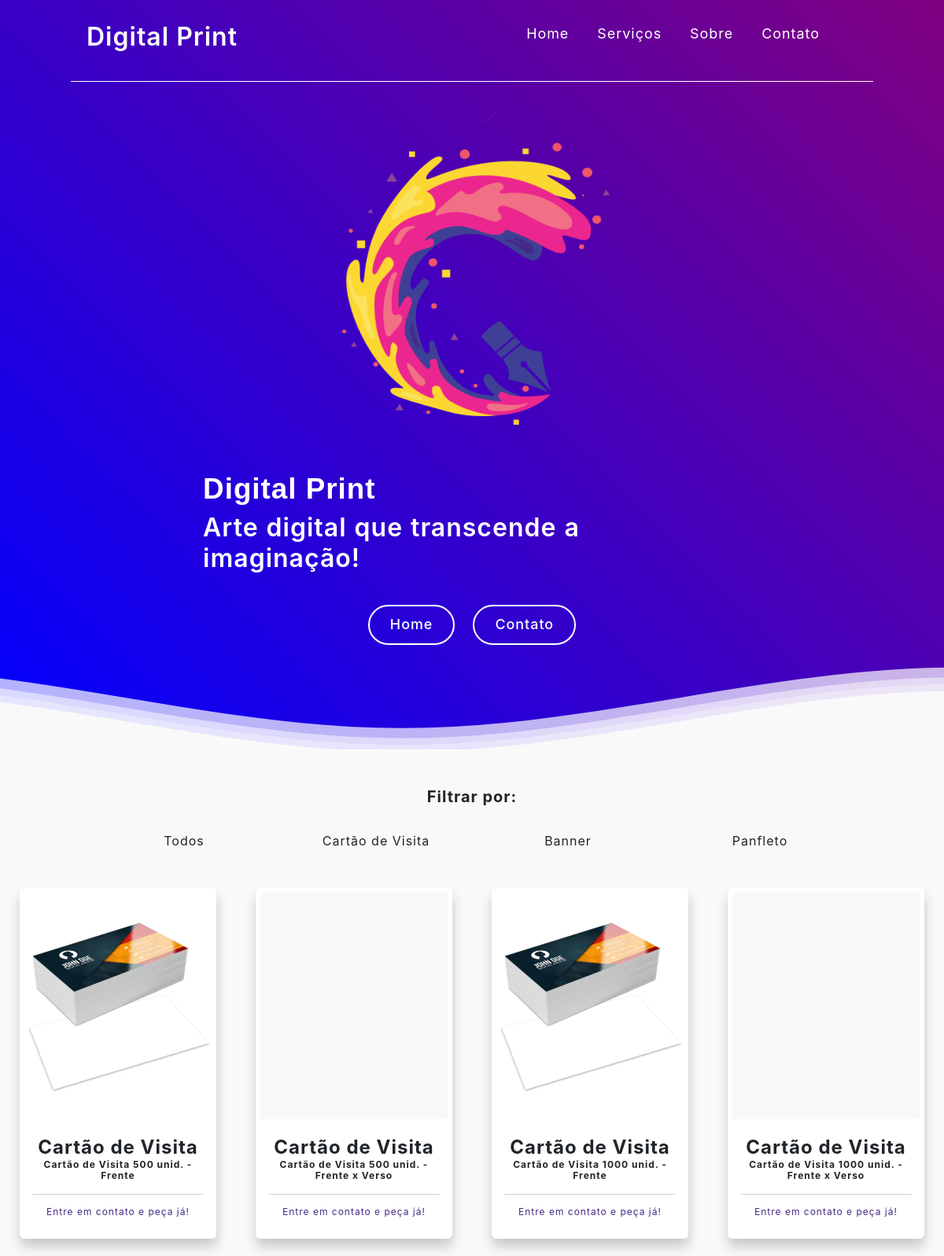
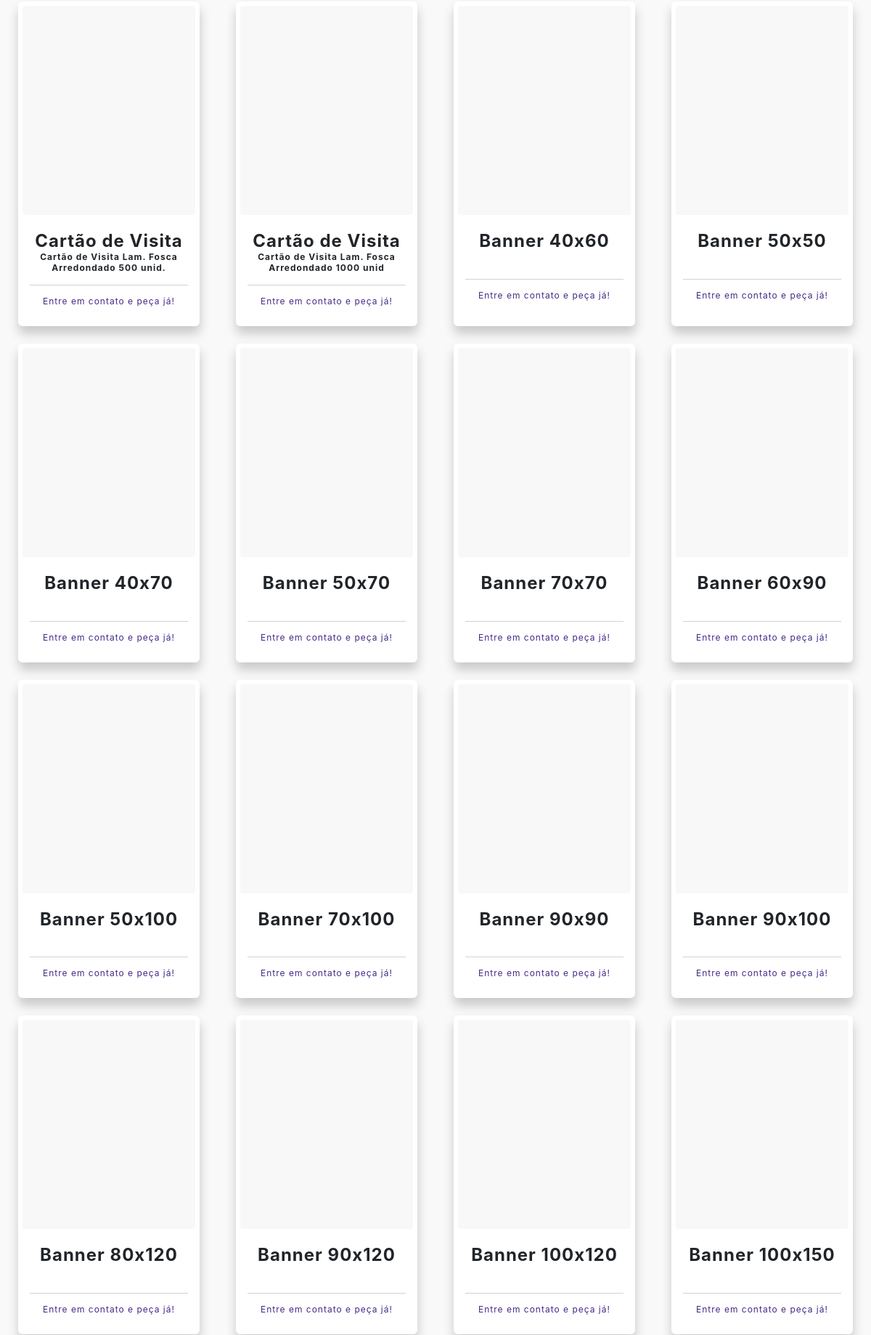
The page /Portifolio/serviços.php (upper part) on the database its author committed (2 pictures, top to bottom).
### tables this page shows
CREATE TABLE `produtos` (
  `codPro` int(5) NOT NULL,
  `codCat` int(5) NOT NULL,
  `nomeExib` varchar(50) NOT NULL,
  `nomeCat` varchar(50) NOT NULL,
  `medida` varchar(50) NOT NULL,
  `valor` decimal(10,0) NOT NULL,
  `imagem` text NOT NULL
);

### Portifolio/serviços.php (the view, shortened to what this page needs)
<?php
$conexao = novaConexao();
try {
    $sql = "SELECT * FROM produtos";
    $stmt = $conexao->prepare($sql);
    $stmt->execute();
    $todosProdutos = $stmt->fetchAll(PDO::FETCH_ASSOC);
    $sql_filtraCat = "SELECT DISTINCT nomeExib FROM produtos";
    $stmt = $conexao->prepare($sql_filtraCat);
    $stmt->execute();
    $filtraCat = $stmt->fetchAll(PDO::FETCH_ASSOC);
    $resultados = $todosProdutos;
} catch (PDOException $e) {
    echo "<p>Erro na conexão: " . $e->getMessage() . "</p>";
}
?>
<!DOCTYPE html>
<html lang="pt-br">
<head>
    <link href="https://cdn.jsdelivr.net/npm/bootstrap@5.3.0/dist/css/bootstrap.min.css" rel="stylesheet">
    <link rel="stylesheet" href="style.css?v=1.2">
    <link rel="stylesheet" href="https://cdn.jsdelivr.net/npm/swiper@11/swiper-bundle.min.css">
    <link rel="stylesheet" href="https://cdn.jsdelivr.net/npm/swiper@11/swiper-bundle.min.css" />
    <link rel="stylesheet" href="https://cdnjs.cloudflare.com/ajax/libs/font-awesome/6.6.0/css/all.min.css">
    <link rel="stylesheet" href="https://cdn.jsdelivr.net/npm/swiper@11/swiper-bundle.min.css" />
</head>
<body>
    <header class="headline">
        <div class="linha" style="border-bottom: white solid 1px;">
            <nav class="navbar navbar-expand-md">
                <a href="index.php" class="nav-logo">
                    <h2 class="logo-text">Digital Print</h2>
                </a>
                <div class="collapse navbar-collapse justify-content-end" id="navegacao">
                    <ul class="nav-menu d-none d-md-flex ml-auto">
                        <li class="nav-item">
                            <a href="index.php" class="nav-link">Home</a>
                        </li>
                        <li class="nav-item">
                            <a href="serviços.php" class="nav-link">Serviços</a>
                        </li>
                        <li class="nav-item">
                            <a href="index.php#sobre" class="nav-link">Sobre</a>
                        </li>
                        <li class="nav-item">
                            <a href="ctt.php" class="nav-link">Contato</a>
                        </li>
                    </ul>
                </div>
            </nav>
        </div>
    </header>
    <main>
        <section class="hero-section">
            <div class="section-content efeito-hero-topo">
                <div class="hero-details">
                    <h2 class="title">Digital Print</h2>
                    <h3 class="subtitle">
                        Arte digital que transcende a imaginação!
                    </h3>
                    <div class="buttons">
                        <a href="index.php" class="button contact-us">Home</a>
                        <a href="ctt.php" class="button contact-us">Contato</a>
                    </div>
                </div>
                <div class="hero-image-wrapper">
                    <img src="img/inovadorV2.png" class="hero-image-2 Principal" />
                </div>
            </div>
            <div>
            </div>
        </section>
    </main>
    <main class="mb-5" id="galeria">
        <div class="container-fluid mb-4 mt-5">
            <div class="row justify-content-center text-center">
                <div class="dropdown">
                    <form method="POST">
                        <h5><strong>Filtrar por:</strong></h5>
                        <div class="row justify-content-center text-center">
                            <?php
                            echo '<div class="row justify-content-center filtro">';
                            echo '<div class="col-4 col-sm-3 col-md-2 m-4"><button type="submit" class="dropdown-item btnFiltro" name="limpar">Todos</button></div>';
                            foreach ($filtraCat as $registro) {
                                ?>
                                <div class="col-4 col-sm-3 col-md-2 m-4">
                                    <button type="submit" class="dropdown-item btnFiltro" name="filtraCat"
                                        value="<?php echo htmlspecialchars($registro['nomeExib']); ?>">
                                        <?php echo htmlspecialchars($registro['nomeExib']); ?>
                                    </button>
                                </div>
                                <?php
                            }
                            echo '</div>';
                            ?>
                        </div>
                    </form>
                </div>
            </div>
        </div>
        <div class="container-fluid">
            <div class="row justify-content-center text-center">
                <?php
                $contagem2 = 0;
                foreach ($resultados as $resultado) {
                    $imagem = !empty($resultado['imagem']) ? htmlspecialchars($resultado['imagem']) : 'img1/default.jpg';
                    if ($contagem2 % 4 === 0 && $contagem2 > 0) {
                        echo '</div><div class="row justify-content-center text-center">';
                    }
                    ?>
                    <div class="mb-4 servicoImgs col-sm-12 col-xl-3">
                        <div class="card">
                            <div class="card-header"
                                style="background-image: url(../Sistema/produto/<?php echo $imagem; ?>)"></div>
                            <div class="card-body">
                                <h5 class="card-title">
                                    <?php
                                    if ($resultado['nomeExib'] == 'Cartão de Visita') {
                                        echo htmlspecialchars($resultado['nomeExib']) . " <p style='font-size: 12px;'>" . htmlspecialchars($resultado['nomeCat']) . "</p>";
                                    } else if (($resultado['nomeExib'] == 'Panfleto')) {
                                        echo htmlspecialchars($resultado['nomeExib']) . " " . htmlspecialchars($resultado['medida']) . " <p style='font-size: 12px;'>" . htmlspecialchars($resultado['nomeCat']) . "</p>";
                                    } else {
                                        echo htmlspecialchars($resultado['nomeExib']) . " " . htmlspecialchars($resultado['medida']) . "<br><br>";
                                    }
                                    ?>
                                </h5>
                                <div class="card-footer" style="background-color: white;">
                                    <a href="https://wa.me/5512991671420?text=Ol%C3%A1!%20Gostaria%20de%20fazer%20um%20pedido."
                                        style="color: #442A87; font-size: 12px">Entre em contato e peça já!</a>
                                </div>
                            </div>
                        </div>
                    </div>
                    <?php
                    $contagem2++;
                }
                ?>
            </div>
        </div>
    </main>
</body>
</html>

### Portifolio/style.css (style rules this page uses)
* { margin: 0; padding: 0; box-sizing: border-box; }
html, body { height: 100%; background-color: rgb(249, 249, 249); }
body { display: flex; flex-direction: column; min-height: 100vh; }
main { flex-grow: 1; }
.waves { position: relative; width: 100%; height: 15vh; margin-bottom: -7px; min-height: 100px; max-height: 150px; }
nav ul { margin-right: 30px; }
.card { width: 250px; }
:root { --color-neutral-0: #0e0c0c; --color-neutral-10: #171717; --color-neutral-30: #a8a29e; --color-neutral-40: #f5f5f5; }
* { font-family: 'inter', sans-serif; margin: 0; padding: 0; box-sizing: border-box; letter-spacing: 1px; }
.Principal { animation: example 1.7s infinite ease-in-out; }
.linha { border-bottom: 1px solid rgba(110, 120, 130, 0.4); width: 85%; margin: 0 auto; }
.efeito-hero-topo, .headline { visibility: hidden; }
:root { --white-color: #fff; --dark-color: #252525; --primary-color: #3b141c; --secondary-color: #f3961c; --light-pink-color: #faf4f5; --medium-gray-color: #ccc; --font-size-s: 0.9rem; --font-size-n: 1rem; --font-size-m: 1.12rem; --font-size-l: 1.5rem; --font-size-xl: 2rem; --font-size-xxl: 2.3rem; --font-weight-normal: 400; --font-weight-medium: 500; --font-weight-semibold: 600; --font-weight-bold: 700; --border-radius-s: 8px; --border-radius-m: 30px; --border-radius-circle: 50%; --site-max-width: 1300px; }
html { scroll-behavior: smooth; }
ul { list-style: none; }
a { text-decoration: none; }
button { cursor: pointer; background: none; border: none; }
:where(section, footer) .section-content { margin: 0 auto; padding: 0 20px; max-width: var(--site-max-width); }
header { z-index: 5; width: 100%; position: absolute; }
header .navbar { display: flex; padding: 20px; align-items: center; margin: 0 auto; justify-content: space-between; max-width: var(--site-max-width); }
.navbar .nav-logo .logo-text { color: var(--white-color); font-size: var(--font-size-xl); font-weight: var(--font-weight-semibold); }
.navbar { gap: 10px; display: flex; }
.navbar .nav-link { padding: 10px 18px; color: white; font-size: var(--font-size-m); border-radius: var(--border-radius-m); transition: 0.3s ease; }
.hero-section { min-height: 100vh; background-image: linear-gradient(45deg, blue, purple); }
.hero-section .section-content { display: flex; padding-top: 40px; align-items: center; min-height: 100vh; justify-content: space-between; }
.hero-section .hero-details { color: var(--white-color); }
.hero-section .hero-details .title { font-size: var(--font-size-xxl); color: white; font-weight: bold; font-family: "Miniver", sans-serif; }
.hero-section .hero-details .subtitle { margin-top: 8px; max-width: 70%; font-size: var(--font-size-xl); font-weight: var(--font-weight-semibold); }
.hero-section .hero-details .buttons { display: flex; gap: 23px; }
.hero-section .hero-details .button { padding: 10px 26px; display: block; border: 2px solid transparent; border-radius: var(--border-radius-m); color: var(--primary-color); font-size: var(--font-size-m); font-weight: var(--font-weight-medium); transition: 0.3s ease; }
.hero-section .hero-details .button:hover, .hero-section .hero-details .button.contact-us { color: var(--white-color); border-color: var(--white-color); background: transparent; }
.hero-section .hero-image-wrapper { max-width: 500px; margin-right: 30px; }
.subtitle { text-align: justify; }
.hero-image-2 { width: 90%; }
.servicoImgs { display: flex; justify-content: center; }
.servicoImgs .card { box-shadow: 0.5px 10px 15px rgba(0, 0, 0, 0.2); border: none; }
.servicoImgs .card-header { height: 300px; border: none; }
.servicoImgs .card-header { border: white solid 6px; border-radius: 10px; background-size: cover; background-repeat: no-repeat; background-position: center; }
.servicoImgs .card-body p { font-size: 15px; }
.servicoImgs .card-body h5 { font-weight: bold; font-size: 24px; }
@media screen and (max-width: 1400px) { .section-content { flex-direction: column-reverse; } }
@media screen and (max-width: 1400px) { .title { margin-top: 40px; text-align: justify; } }
@media screen and (max-width: 1400px) { .subtitle { text-align: justify; margin-bottom: 40px; } }
@media screen and (max-width: 1400px) { .buttons { justify-content: center; margin-bottom: 20px; } }
@media screen and (max-width: 1400px) { .hero-image-2 { width: 100%; height: 400px; margin-left: 20px; margin-top: 100px; margin-bottom: 20px; animation: none; } }

### rows shown on the page
produtos: imagem (picture), nomeExib "Cartão de Visita", nomeCat "Cartão de Visita 500 unid. - Frente"
produtos: nomeExib "Cartão de Visita", nomeCat "Cartão de Visita 500 unid. - Frente x Verso"
produtos: imagem (picture), nomeExib "Cartão de Visita", nomeCat "Cartão de Visita 1000 unid. - Frente"
produtos: nomeExib "Cartão de Visita", nomeCat "Cartão de Visita 1000 unid. - Frente x Verso"
produtos: nomeExib "Cartão de Visita", nomeCat "Cartão de Visita Lam. Fosca Arredondado 500 unid."
produtos: nomeExib "Cartão de Visita", nomeCat "Cartão de Visita Lam. Fosca Arredondado 1000 unid"
produtos: nomeExib "Banner", medida "40x60"
produtos: nomeExib "Banner", medida "50x50"
produtos: nomeExib "Banner", medida "40x70"
produtos: nomeExib "Banner", medida "50x70"
produtos: nomeExib "Banner", medida "70x70"
produtos: nomeExib "Banner", medida "60x90"
produtos: nomeExib "Banner", medida "50x100"
produtos: nomeExib "Banner", medida "70x100"
produtos: nomeExib "Banner", medida "90x90"
produtos: nomeExib "Banner", medida "90x100"
produtos: nomeExib "Banner", medida "80x120"
produtos: nomeExib "Banner", medida "90x120"
produtos: nomeExib "Banner", medida "100x120"
produtos: nomeExib "Banner", medida "100x150"

### other values the page prints
$registro['nomeExib'] "Cartão de Visita"
$registro['nomeExib'] "Banner"
$registro['nomeExib'] "Panfleto"
